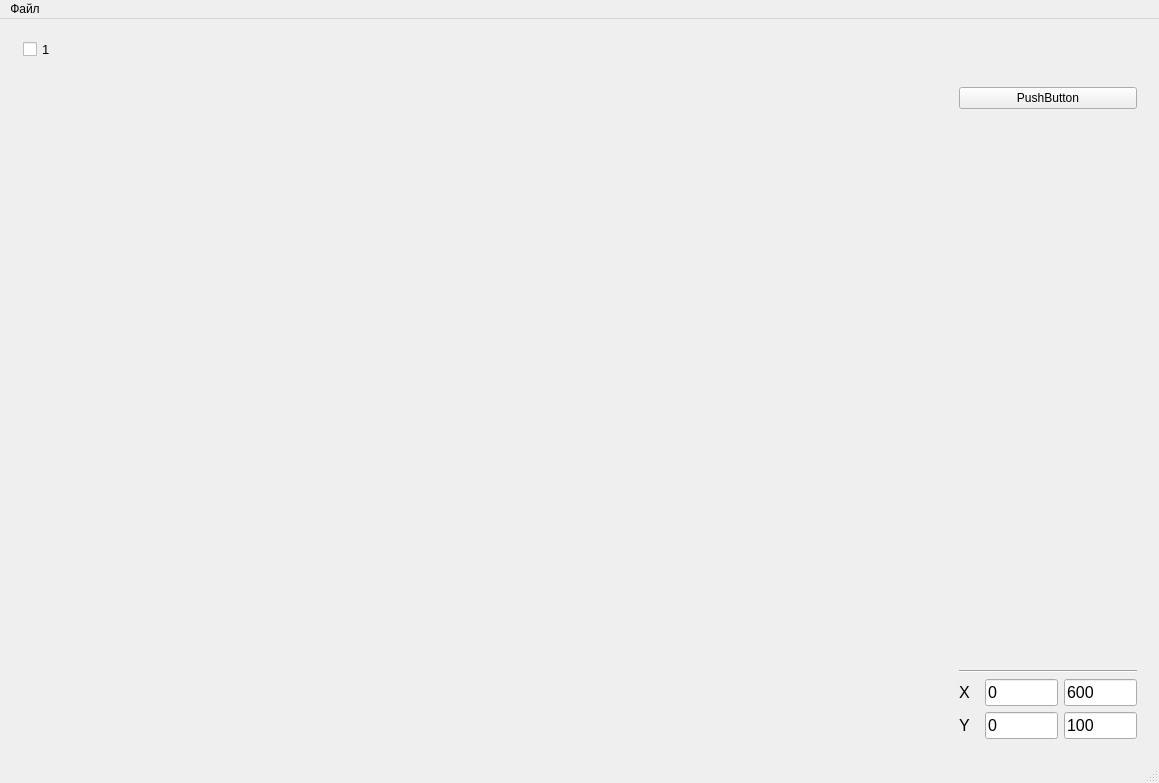
<?xml version="1.0" encoding="UTF-8"?>
<ui version="4.0">
 <class>MainWindow</class>
 <widget class="QMainWindow" name="MainWindow">
  <property name="geometry">
   <rect>
    <x>0</x>
    <y>0</y>
    <width>1159</width>
    <height>783</height>
   </rect>
  </property>
  <property name="windowTitle">
   <string>MainWindow</string>
  </property>
  <widget class="QWidget" name="centralWidget">
   <layout class="QGridLayout" name="gridLayout_2">
    <item row="1" column="0">
     <layout class="QGridLayout" name="chartLayout"/>
    </item>
    <item row="1" column="1">
     <widget class="QWidget" name="verticalWidget" native="true">
      <property name="maximumSize">
       <size>
        <width>200</width>
        <height>16777215</height>
       </size>
      </property>
      <layout class="QGridLayout" name="gridLayout">
       <item row="3" column="2">
        <widget class="QLineEdit" name="lineXMax">
         <property name="font">
          <font>
           <family>Arial</family>
           <pointsize>12</pointsize>
          </font>
         </property>
         <property name="text">
          <string>600</string>
         </property>
        </widget>
       </item>
       <item row="3" column="0">
        <widget class="QLabel" name="label">
         <property name="font">
          <font>
           <family>Arial</family>
           <pointsize>12</pointsize>
          </font>
         </property>
         <property name="text">
          <string>X</string>
         </property>
        </widget>
       </item>
       <item row="4" column="2">
        <widget class="QLineEdit" name="lineYMax">
         <property name="font">
          <font>
           <family>Arial</family>
           <pointsize>12</pointsize>
          </font>
         </property>
         <property name="text">
          <string>100</string>
         </property>
        </widget>
       </item>
       <item row="3" column="1">
        <widget class="QLineEdit" name="lineXMin">
         <property name="font">
          <font>
           <family>Arial</family>
           <pointsize>12</pointsize>
          </font>
         </property>
         <property name="text">
          <string>0</string>
         </property>
        </widget>
       </item>
       <item row="0" column="0" colspan="3">
        <widget class="QPushButton" name="btnTest">
         <property name="minimumSize">
          <size>
           <width>150</width>
           <height>0</height>
          </size>
         </property>
         <property name="text">
          <string>PushButton</string>
         </property>
        </widget>
       </item>
       <item row="2" column="0" colspan="3">
        <widget class="Line" name="line">
         <property name="orientation">
          <enum>Qt::Horizontal</enum>
         </property>
        </widget>
       </item>
       <item row="4" column="0">
        <widget class="QLabel" name="label_2">
         <property name="font">
          <font>
           <family>Arial</family>
           <pointsize>12</pointsize>
          </font>
         </property>
         <property name="text">
          <string>Y</string>
         </property>
        </widget>
       </item>
       <item row="4" column="1">
        <widget class="QLineEdit" name="lineYMin">
         <property name="font">
          <font>
           <family>Arial</family>
           <pointsize>12</pointsize>
          </font>
         </property>
         <property name="text">
          <string>0</string>
         </property>
        </widget>
       </item>
       <item row="1" column="0">
        <spacer name="verticalSpacer">
         <property name="orientation">
          <enum>Qt::Vertical</enum>
         </property>
         <property name="sizeHint" stdset="0">
          <size>
           <width>20</width>
           <height>40</height>
          </size>
         </property>
        </spacer>
       </item>
      </layout>
     </widget>
    </item>
    <item row="0" column="0" colspan="2">
     <widget class="QWidget" name="chartViewControl" native="true">
      <property name="sizePolicy">
       <sizepolicy hsizetype="Preferred" vsizetype="Fixed">
        <horstretch>0</horstretch>
        <verstretch>0</verstretch>
       </sizepolicy>
      </property>
      <property name="minimumSize">
       <size>
        <width>0</width>
        <height>40</height>
       </size>
      </property>
      <property name="maximumSize">
       <size>
        <width>16777215</width>
        <height>40</height>
       </size>
      </property>
      <layout class="QHBoxLayout" name="horizontalLayout">
       <property name="spacing">
        <number>0</number>
       </property>
       <property name="leftMargin">
        <number>12</number>
       </property>
       <property name="topMargin">
        <number>0</number>
       </property>
       <property name="rightMargin">
        <number>12</number>
       </property>
       <property name="bottomMargin">
        <number>0</number>
       </property>
       <item>
        <widget class="QCheckBox" name="chkChart1">
         <property name="font">
          <font>
           <family>Arial</family>
           <pointsize>10</pointsize>
          </font>
         </property>
         <property name="text">
          <string>1</string>
         </property>
        </widget>
       </item>
       <item>
        <spacer name="horizontalSpacer">
         <property name="orientation">
          <enum>Qt::Horizontal</enum>
         </property>
         <property name="sizeHint" stdset="0">
          <size>
           <width>40</width>
           <height>20</height>
          </size>
         </property>
        </spacer>
       </item>
      </layout>
     </widget>
    </item>
   </layout>
  </widget>
  <widget class="QMenuBar" name="menuBar">
   <property name="geometry">
    <rect>
     <x>0</x>
     <y>0</y>
     <width>1159</width>
     <height>21</height>
    </rect>
   </property>
   <widget class="QMenu" name="menu">
    <property name="title">
     <string>Файл</string>
    </property>
    <addaction name="qActionOpen"/>
    <addaction name="separator"/>
    <addaction name="qActionExit"/>
   </widget>
   <addaction name="menu"/>
  </widget>
  <widget class="QStatusBar" name="statusBar"/>
  <action name="qActionOpenFile">
   <property name="text">
    <string>Открыть</string>
   </property>
  </action>
  <action name="menuExit">
   <property name="text">
    <string>Выход</string>
   </property>
  </action>
  <action name="qActionShow">
   <property name="text">
    <string>Show</string>
   </property>
  </action>
  <action name="qActionMDRConnect">
   <property name="text">
    <string>MDR</string>
   </property>
  </action>
  <action name="qActionCalibrate">
   <property name="text">
    <string>Calibrate</string>
   </property>
  </action>
  <action name="qActionOpen">
   <property name="text">
    <string>Открыть</string>
   </property>
  </action>
  <action name="qActionExit">
   <property name="text">
    <string>Выход</string>
   </property>
  </action>
 </widget>
 <layoutdefault spacing="6" margin="11"/>
 <resources/>
 <connections/>
</ui>
